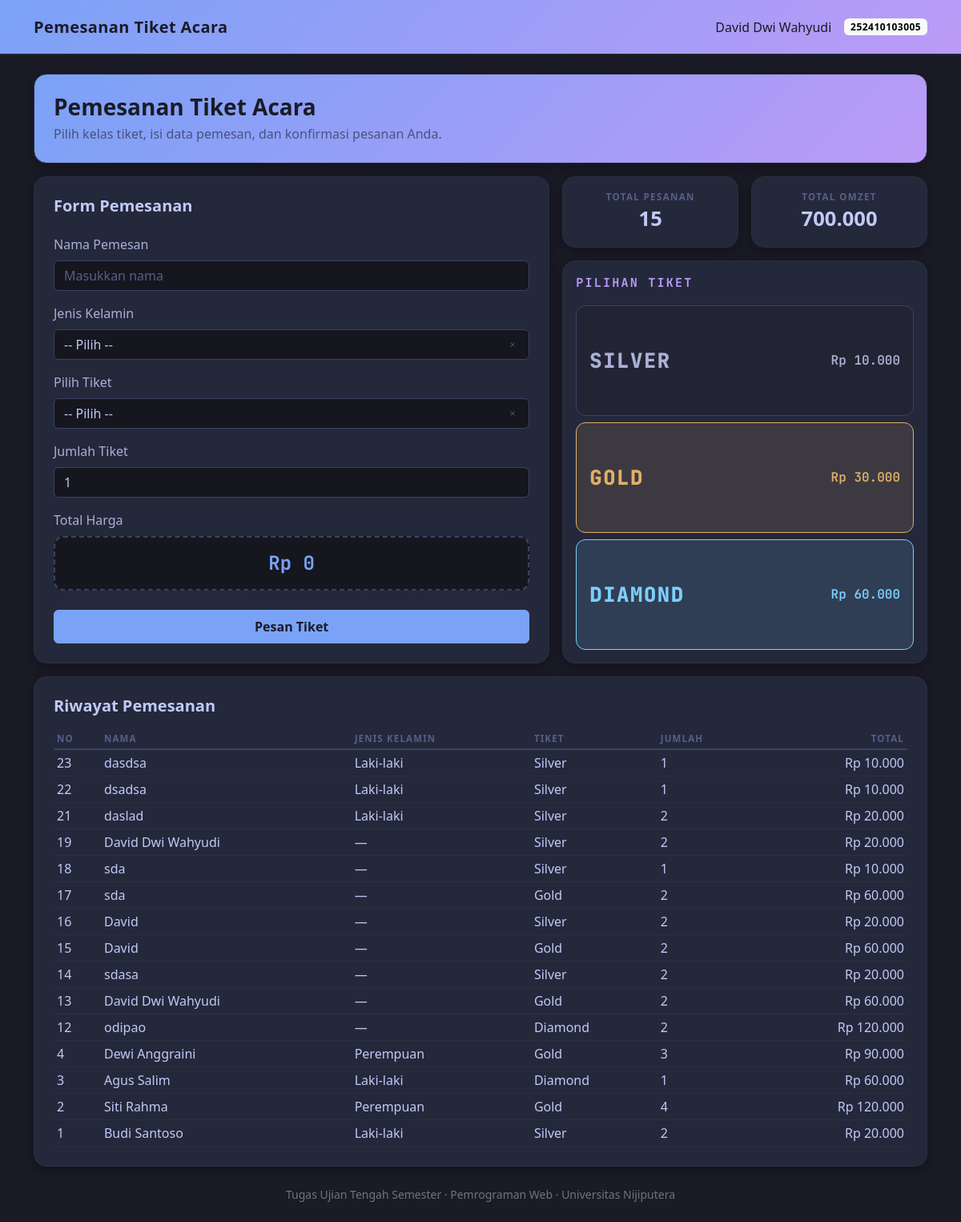
The page / on the database its author committed.
### tables this page shows
CREATE TABLE tb_pemesanan (
    id           INTEGER PRIMARY KEY AUTOINCREMENT,
    nama_pemesan VARCHAR(100) NOT NULL,
    kelas_tiket  VARCHAR(10)  NOT NULL,
    jumlah_tiket INTEGER       NOT NULL,
    harga_satuan INTEGER       NOT NULL,
    total_harga  INTEGER       NOT NULL,
    created_at   TEXT          DEFAULT CURRENT_TIMESTAMP
, jenis_kelamin VARCHAR(10) NOT NULL DEFAULT '');

### index.php (the view, shortened to what this page needs)
<?php
require 'config.php';
$harga = [
    'silver'  => 10000,
    'gold'    => 30000,
    'diamond' => 60000
];
$pilihanJenisKelamin = [
    'laki-laki' => 'Laki-laki',
    'perempuan' => 'Perempuan'
];
$data = $koneksi->query("SELECT * FROM tb_pemesanan ORDER BY id DESC")->fetchAll();
$hasil = $koneksi
    ->query("SELECT COUNT(*) AS jml, SUM(total_harga) AS omzet FROM tb_pemesanan")
    ->fetch();
?>
<!DOCTYPE html>
<html lang="id">
<head>
    <link href="bootstrap.min.css" rel="stylesheet">
    <link href="style.css" rel="stylesheet">
</head>
<body>
<header>
    <nav class="navbar navbar-expand navbar-dark bento-navbar">
        <div class="container">
            <span class="navbar-brand fw-bold">Pemesanan Tiket Acara</span>
            <div class="d-flex align-items-center gap-3">
                <span class="navbar-text">David Dwi Wahyudi</span>
                <span class="badge text-bg-light">252410103005</span>
            </div>
        </div>
    </nav>
</header>
<main class="container py-4">
    <div class="card bento bento-header mb-3">
        <div class="card-body p-4">
            <h3 class="fw-bold mb-1">Pemesanan Tiket Acara</h3>
            <p class="mb-0 opacity-75">Pilih kelas tiket, isi data pemesan, dan konfirmasi pesanan Anda.</p>
        </div>
    </div>
    <div class="row g-3">
        <div class="col-lg-7">
            <div class="card bento h-100">
                <div class="card-body p-4">
                    <h5 class="fw-bold mb-4">Form Pemesanan</h5>
                    <form id="formTiket" method="post" action="index.php">
                        <div class="mb-3">
                            <label for="nama" class="form-label">Nama Pemesan</label>
                            <input type="text" class="form-control" id="nama" name="nama"
                                   value="<?= htmlspecialchars($_POST['nama'] ?? '') ?>"
                                   placeholder="Masukkan nama">
                        </div>
                        <div class="mb-3">
                            <label for="jenis-kelamin" class="form-label">Jenis Kelamin</label>
                            <select class="form-select" id="jenis-kelamin" name="jenis-kelamin">
                                <option value="">-- Pilih --</option>
                            </select>
                        </div>
                        <div class="mb-3">
                            <label for="tiket" class="form-label">Pilih Tiket</label>
                            <select class="form-select" id="tiket" name="tiket">
                                <option value="">-- Pilih --</option>
                            </select>
                        </div>
                        <div class="mb-3">
                            <label for="jumlah" class="form-label">Jumlah Tiket</label>
                            <input type="number" class="form-control" id="jumlah" name="jumlah"
                                   value="<?= htmlspecialchars($_POST['jumlah'] ?? '1') ?>" min="1" max="10">
                        </div>
                        <div class="mb-4">
                            <label class="form-label">Total Harga</label>
                            <div class="total" id="total">Rp 0</div>
                        </div>
                        <button type="submit" class="btn btn-primary w-100 py-2">Pesan Tiket</button>
                    </form>
                </div>
            </div>
        </div>
        <div class="col-lg-5 d-flex flex-column">
            <div class="row g-3 mb-3">
                <div class="col-6">
                    <div class="card bento h-100">
                        <div class="card-body p-3 text-center">
                            <div class="stat-label">Total Pesanan</div>
                            <div class="stat-value"><?= $hasil['jml'] ?></div>
                        </div>
                    </div>
                </div>
                <div class="col-6">
                    <div class="card bento h-100">
                        <div class="card-body p-3 text-center">
                            <div class="stat-label">Total Omzet</div>
                            <div class="stat-value"><?= number_format($hasil['omzet'] ?? 0, 0, ',', '.') ?></div>
                        </div>
                    </div>
                </div>
            </div>
            <div class="card bento flex-grow-1">
                <div class="card-body p-3 d-flex flex-column">
                    <div class="judul-bagian mb-3">Pilihan Tiket</div>
                    <div class="d-flex flex-column gap-2 flex-grow-1">
                        <?php foreach ($harga as $kelas => $hargaSatuan) { ?>
                            <div class="ticket-box ticket-<?= $kelas ?> d-flex align-items-center justify-content-between flex-grow-1">
                                <span class="ticket-nama"><?= ucfirst($kelas) ?></span>
                                <span class="ticket-harga">Rp <?= number_format($hargaSatuan, 0, ',', '.') ?></span>
                            </div>
                        <?php } ?>
                    </div>
                </div>
            </div>
        </div>
        <div class="col-12">
            <div class="card bento">
                <div class="card-body p-4">
                    <h5 class="fw-bold mb-3">Riwayat Pemesanan</h5>
                    <table class="table table-sm mb-0 align-middle">
                        <thead>
                            <tr>
                                <th>No</th>
                                <th>Nama</th>
                                <th>Jenis Kelamin</th>
                                <th>Tiket</th>
                                <th>Jumlah</th>
                                <th class="text-end">Total</th>
                            </tr>
                        </thead>
                        <tbody>
                            <?php if (count($data) > 0) { ?>
                                <?php foreach ($data as $row) { ?>
                                    <tr>
                                        <td><?= $row['id'] ?></td>
                                        <td><?= htmlspecialchars($row['nama_pemesan']) ?></td>
                                        <td><?= $pilihanJenisKelamin[$row['jenis_kelamin']] ?? '—' ?></td>
                                        <td><?= ucfirst($row['kelas_tiket']) ?></td>
                                        <td><?= $row['jumlah_tiket'] ?></td>
                                        <td class="text-end">Rp <?= number_format($row['total_harga'], 0, ',', '.') ?></td>
                                    </tr>
                                <?php } ?>
                            <?php } else { ?>
                                <tr>
                                    <td colspan="6" class="text-center text-muted py-3">Belum ada data</td>
                                </tr>
                            <?php } ?>
                        </tbody>
                    </table>
                </div>
            </div>
        </div>
    </div>
</main>
<footer class="container pb-4">
    <p class="text-center text-secondary small mb-0">
        Tugas Ujian Tengah Semester &middot; Pemrograman Web &middot; Universitas Nijiputera
    </p>
</footer>
</body>
</html>

### style.css (style rules this page uses)
:root { --tn-bg: #1a1b26; --tn-bg-dark: #16161e; --tn-panel: #24283b; --tn-panel-2: #292e42; --tn-border: #2a2f41; --tn-border-2: #3b4261; --tn-fg: #c0caf5; --tn-fg-soft: #a9b1d6; --tn-muted: #565f89; --tn-blue: #7aa2f7; --tn-cyan: #7dcfff; --tn-purple: #bb9af7; --tn-green: #9ece6a; --tn-yellow: #e0af68; --tn-red: #f7768e; --tn-grad: linear-gradient(135deg, #7aa2f7, #bb9af7); }
body { background-color: var(--tn-bg); color: var(--tn-fg); --bs-body-color: var(--tn-fg); --bs-body-bg: var(--tn-bg); --bs-body-color-rgb: 192, 202, 245; --bs-card-color: var(--tn-fg); --bs-card-bg: var(--tn-panel); --bs-border-color: var(--tn-border); --bs-emphasis-color: #ffffff; --bs-secondary-color: var(--tn-muted); }
.bento { background-color: var(--tn-panel); border: 1px solid var(--tn-border); border-radius: 16px; box-shadow: 0 4px 16px rgba(0, 0, 0, 0.35); color: var(--tn-fg); }
.bento h5 { color: var(--tn-fg); }
.bento-header h3 { color: #1a1b26; }
.bento-navbar, .bento-header { background: var(--tn-grad); color: #1a1b26; }
.bento-navbar { border: 0; border-bottom: 1px solid var(--tn-border); padding-top: 0.85rem; padding-bottom: 0.85rem; }
.bento-navbar .navbar-brand { color: #1a1b26; letter-spacing: 0.02em; }
.bento-navbar .navbar-text { color: #1a1b26; }
.bento-navbar .badge { background-color: #1a1b26; color: var(--tn-fg); font-weight: 700; letter-spacing: 0.04em; }
.bento-header .opacity-75 { color: rgba(26, 27, 38, 0.78); }
.stat-label { font-size: 0.72rem; font-weight: 700; letter-spacing: 0.12em; text-transform: uppercase; color: var(--tn-muted); }
.stat-value { font-size: 1.6rem; font-weight: 700; color: var(--tn-fg); word-break: break-word; }
.ticket-box { border-radius: 12px; padding: 14px 16px; border: 1px solid var(--tn-border-2); background-color: var(--tn-bg-dark); }
.ticket-nama { font-family: 'JetBrains Mono', ui-monospace, 'Cascadia Code', monospace; font-size: 1.6rem; font-weight: 800; letter-spacing: 0.06em; text-transform: uppercase; line-height: 1.1; }
.ticket-harga { font-family: 'JetBrains Mono', ui-monospace, 'Cascadia Code', monospace; font-size: 1rem; font-weight: 600; white-space: nowrap; }
.ticket-silver { border-color: #3b4261; background-color: #222433; }
.ticket-silver .ticket-nama { color: #a9b1d6; }
.ticket-silver .ticket-harga { color: #a9b1d6; }
.ticket-gold { border-color: var(--tn-yellow); background-color: rgba(224, 175, 104, 0.13); }
.ticket-gold .ticket-nama { color: var(--tn-yellow); }
.ticket-gold .ticket-harga { color: var(--tn-yellow); }
.ticket-diamond { border-color: var(--tn-cyan); background-color: rgba(125, 207, 255, 0.13); }
.ticket-diamond .ticket-nama { color: var(--tn-cyan); }
.ticket-diamond .ticket-harga { color: var(--tn-cyan); }
.judul-bagian { font-family: 'JetBrains Mono', ui-monospace, monospace; font-size: 0.95rem; font-weight: 700; letter-spacing: 0.14em; text-transform: uppercase; color: var(--tn-purple); }
.total { background: var(--tn-bg-dark); border: 2px dashed var(--tn-border-2); border-radius: 12px; padding: 14px; font-family: 'JetBrains Mono', ui-monospace, monospace; font-size: 1.5rem; font-weight: 700; text-align: center; color: var(--tn-blue); }
.form-control, .form-select { background-color: var(--tn-bg-dark); border-color: var(--tn-border-2); color: var(--tn-fg); }
.form-control::placeholder { color: var(--tn-muted); }
.form-label { color: var(--tn-fg-soft); font-weight: 500; }
.btn-primary { background-color: var(--tn-blue); border-color: var(--tn-blue); color: #1a1b26; font-weight: 600; }
.table { --bs-table-color: var(--tn-fg); --bs-table-bg: transparent; --bs-table-border-color: var(--tn-border); margin-bottom: 0; }
.table thead th { font-size: 0.72rem; font-weight: 700; text-transform: uppercase; letter-spacing: 0.1em; color: var(--tn-muted); border-bottom-width: 2px; border-bottom-color: var(--tn-border-2); }
.table td { border-color: var(--tn-border); }
footer p { color: var(--tn-muted) !important; }

### rows shown on the page
tb_pemesanan: id "23", nama_pemesan "dasdsa", jenis_kelamin "Laki-laki", kelas_tiket "Silver", jumlah_tiket "1", total_harga "10.000"
tb_pemesanan: id "22", nama_pemesan "dsadsa", jenis_kelamin "Laki-laki", kelas_tiket "Silver", jumlah_tiket "1", total_harga "10.000"
tb_pemesanan: id "21", nama_pemesan "daslad", jenis_kelamin "Laki-laki", kelas_tiket "Silver", jumlah_tiket "2", total_harga "20.000"
tb_pemesanan: id "19", nama_pemesan "David Dwi Wahyudi", jenis_kelamin "—", kelas_tiket "Silver", jumlah_tiket "2", total_harga "20.000"
tb_pemesanan: id "18", nama_pemesan "sda", jenis_kelamin "—", kelas_tiket "Silver", jumlah_tiket "1", total_harga "10.000"
tb_pemesanan: id "17", nama_pemesan "sda", jenis_kelamin "—", kelas_tiket "Gold", jumlah_tiket "2", total_harga "60.000"
tb_pemesanan: id "16", nama_pemesan "David", jenis_kelamin "—", kelas_tiket "Silver", jumlah_tiket "2", total_harga "20.000"
tb_pemesanan: id "15", nama_pemesan "David", jenis_kelamin "—", kelas_tiket "Gold", jumlah_tiket "2", total_harga "60.000"
tb_pemesanan: id "14", nama_pemesan "sdasa", jenis_kelamin "—", kelas_tiket "Silver", jumlah_tiket "2", total_harga "20.000"
tb_pemesanan: id "13", nama_pemesan "David Dwi Wahyudi", jenis_kelamin "—", kelas_tiket "Gold", jumlah_tiket "2", total_harga "60.000"
tb_pemesanan: id "12", nama_pemesan "odipao", jenis_kelamin "—", kelas_tiket "Diamond", jumlah_tiket "2", total_harga "120.000"
tb_pemesanan: id "4", nama_pemesan "Dewi Anggraini", jenis_kelamin "Perempuan", kelas_tiket "Gold", jumlah_tiket "3", total_harga "90.000"
tb_pemesanan: id "3", nama_pemesan "Agus Salim", jenis_kelamin "Laki-laki", kelas_tiket "Diamond", jumlah_tiket "1", total_harga "60.000"
tb_pemesanan: id "2", nama_pemesan "Siti Rahma", jenis_kelamin "Perempuan", kelas_tiket "Gold", jumlah_tiket "4", total_harga "120.000"
tb_pemesanan: id "1", nama_pemesan "Budi Santoso", jenis_kelamin "Laki-laki", kelas_tiket "Silver", jumlah_tiket "2", total_harga "20.000"

### other values the page prints
$hasil['jml'] "15"
$hasil['omzet'] "700.000"
$kelas "SILVER"
$hargaSatuan "10.000"
$kelas "GOLD"
$hargaSatuan "30.000"
$kelas "DIAMOND"
$hargaSatuan "60.000"
